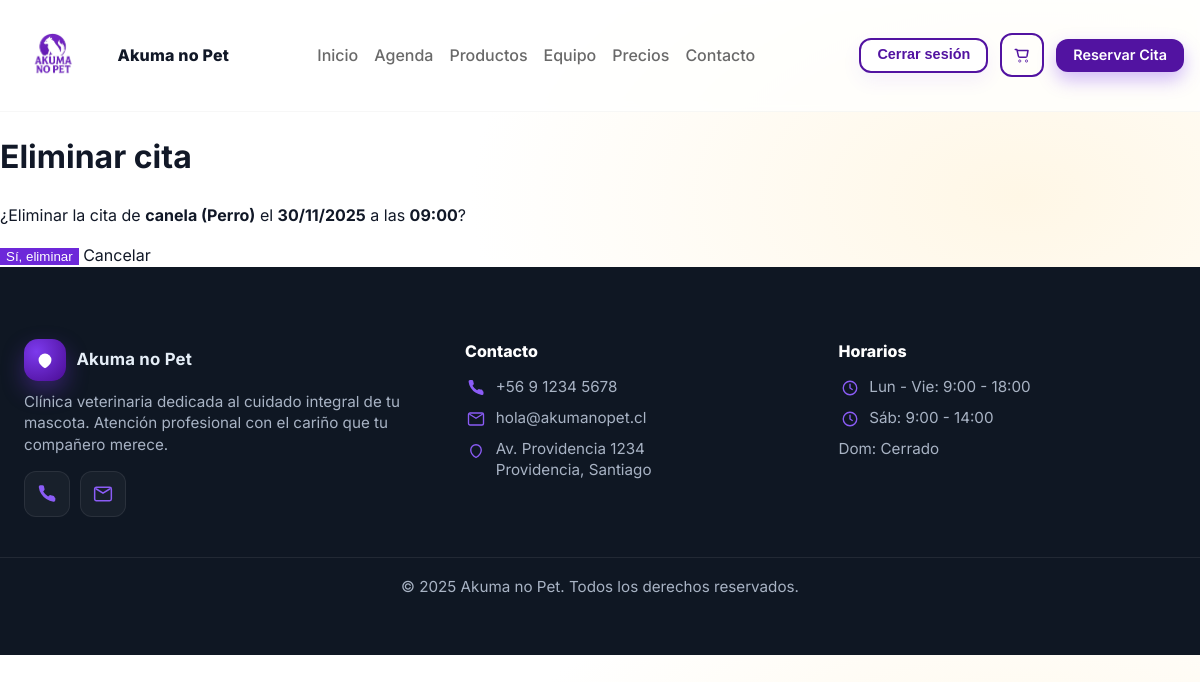
Page /agenda/38/eliminar/ (signed in) on the committed database.
### agenda/models.py (models this page shows, shortened)
class Cita(models.Model):
    fecha = models.DateField()
    hora = models.TimeField()
    duracion_min = models.PositiveIntegerField(default=30)
    nombre_cliente = models.CharField(max_length=120, blank=True, default="")
    email_contacto = models.EmailField(blank=True, default="")
    whatsapp_contacto = models.CharField(max_length=30, blank=True, default="")
    recuerda_mail = models.BooleanField(default=True)
    recuerda_wa = models.BooleanField(default=False)
    recordatorio_mail_enviado = models.DateTimeField(null=True, blank=True)
    recordatorio_wa_enviado = models.DateTimeField(null=True, blank=True)
    profesional = models.ForeignKey(
        Profesional, on_delete=models.CASCADE, related_name="citas"
    )
    servicio = models.ForeignKey(
        Servicio, on_delete=models.PROTECT, related_name="citas"
    )
    mascota = models.CharField(max_length=120)  # ej: "Luna (Perro)"
    cliente = models.ForeignKey(
        settings.AUTH_USER_MODEL, null=True, blank=True, on_delete=models.SET_NULL
    )
    creado = models.DateTimeField(auto_now_add=True)
    class Meta:
        ordering = ["fecha", "hora"]
        indexes = [models.Index(fields=["fecha", "profesional"])]
        constraints = [
            models.UniqueConstraint(
                fields=["fecha", "hora", "profesional"],
                name="uniq_cita_por_profesional_fecha_hora",
            )
        ]
        verbose_name = "Cita"
        verbose_name_plural = "Citas"

### agenda/views.py (the view)
# urls.py: path("<int:pk>/eliminar/", views.borrar, name="borrar"),   # solo staff
@solo_staff
def borrar(request, pk: int):
    cita = get_object_or_404(Cita, pk=pk)
    if request.method == "POST":
        day = cita.fecha.isoformat()
        cita.delete()
        messages.success(request, "Cita eliminada.")
        return redirect(f"{reverse('agenda:lista')}?mode=day&day={day}")
    return render(request, "agenda/cita_confirm_delete.html", {"cita": cita})

### agenda/views.py (called while the page is built)
def es_staff_clinica(u):
    return u.is_authenticated and (
        u.is_staff
        or u.groups.filter(name__in=["Veterinarios", "Recepcion"]).exists()
    )

### carrito/context_processors.py (called while the page is built, shortened)
def cart_context(request):
    cart = request.session.get("cart", {}) or {}
    count = 0
    total = 0
    return {
        "cart_count": count,
        "cart_total": total,
    }

### Fase 2/Evidencias Proyecto/AKUMANOPET/agenda/templates/agenda/cita_confirm_delete.html (shortened to what this page needs)
{% extends "main/base.html" %}
{% block contenido %}
<main class="page">
  <div class="page-head"><h1>Eliminar cita</h1></div>
  <section class="card">
    <p>¿Eliminar la cita de <strong>{{ cita.mascota }}</strong> el
       <strong>{{ cita.fecha|date:"d/m/Y" }}</strong> a las <strong>{{ cita.hora|time:"H:i" }}</strong>?</p>
    <form method="post">
      <button class="btn-primary danger" type="submit">Sí, eliminar</button>
      <a class="btn-light" href="{% url 'agenda:lista' %}?mode=day&day={{ cita.fecha|date:'Y-m-d' }}">Cancelar</a>
    </form>
  </section>
</main>
{% endblock %}

### static/css/styles.css (style rules this page uses)
a { color: inherit; text-decoration: none; }
.btn-primary { background: #6d28d9; color: #fff; border: 0; }

### rows in the picture
Cita: mascota "canela (Perro)", fecha "30/11/2025", hora "09:00"
